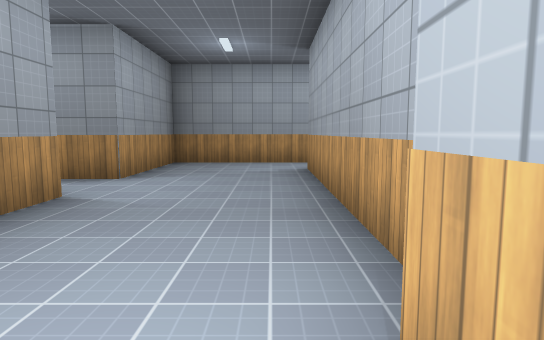
view 1 (above)

16 first-person views from a walk through a level from a Godot 3-D game. The camera is 1.5 m above the floor, tilts 6° down and sees 75° across. The floor is counted in squares, 2 m on a side. Each view is taken from the middle of a square. On the plan, view 1 faces up. The plan holds only what a view shows up to about 11 squares ahead; the rest is blank. The place goes on beyond the plan. Surface patterns are stand-ins for the level's own textures.

view 2
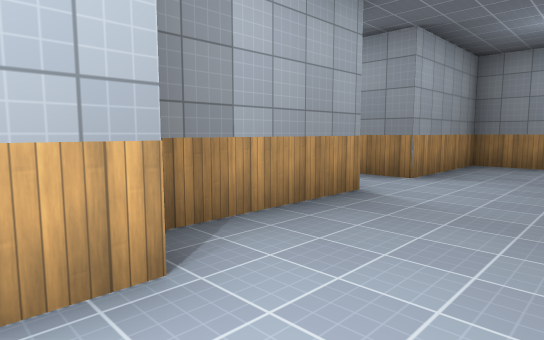

view 3
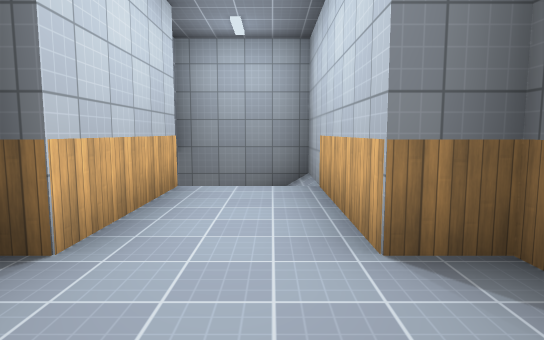

view 4
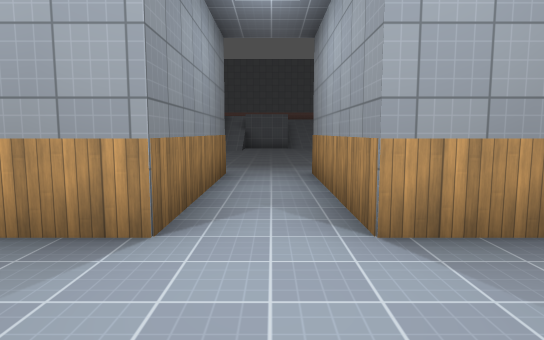

view 5
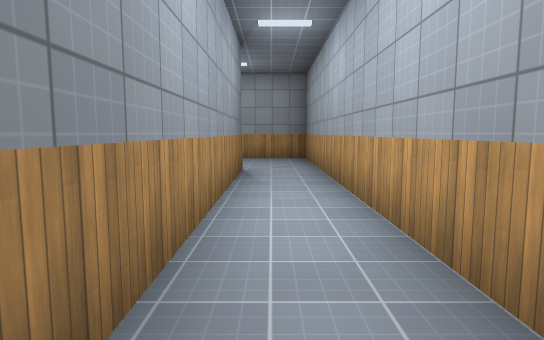

view 6
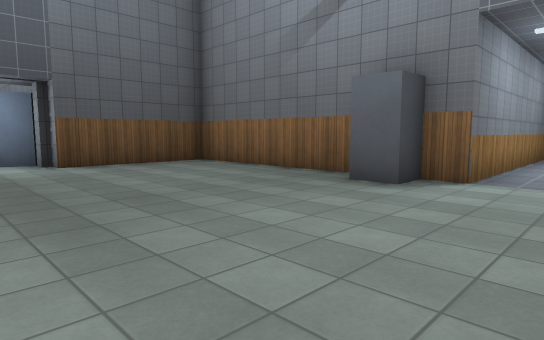

view 7
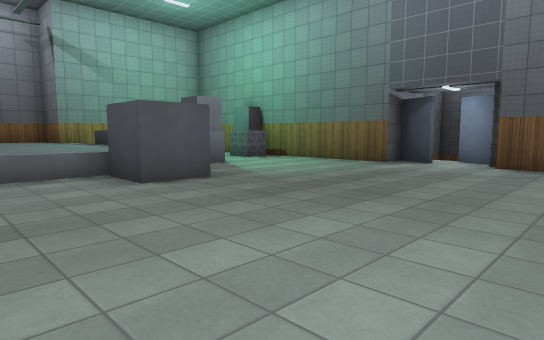

view 8
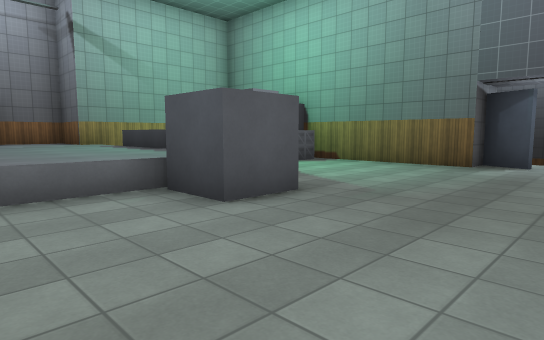

view 9
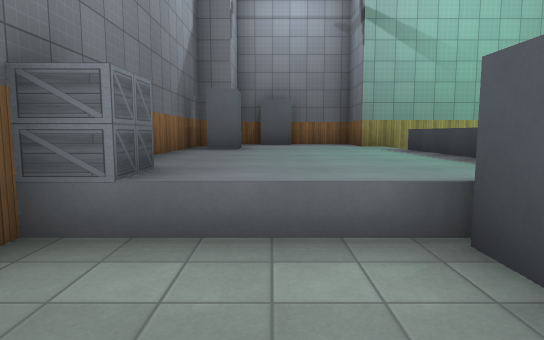

view 10
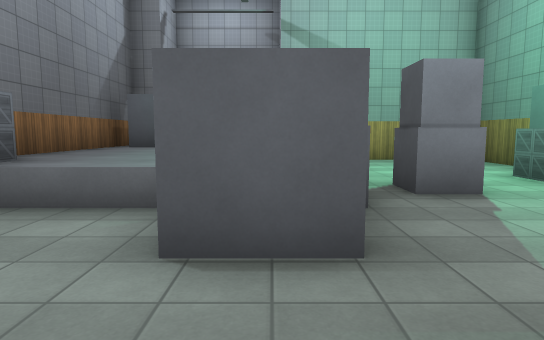

view 11
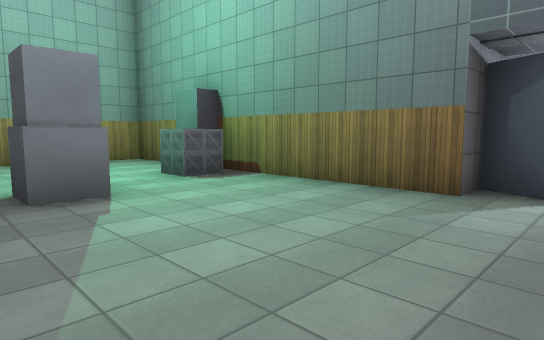

view 12
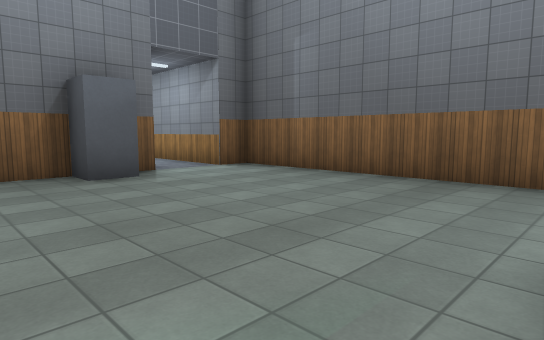

view 13
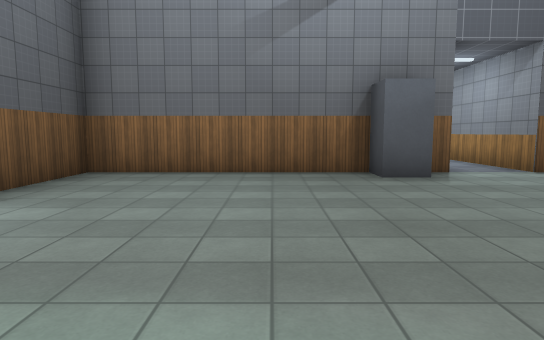

view 14
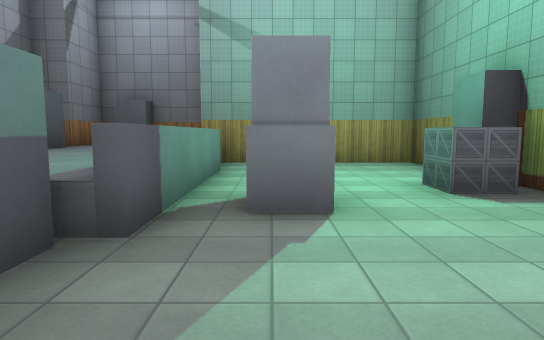

view 15
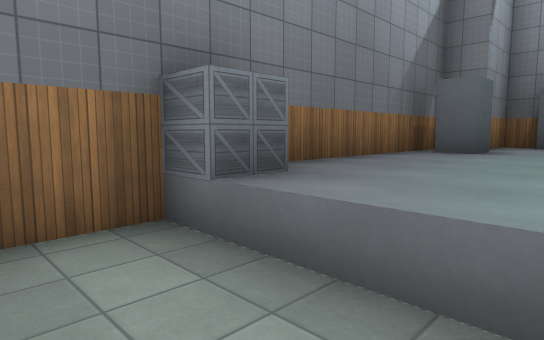

view 16
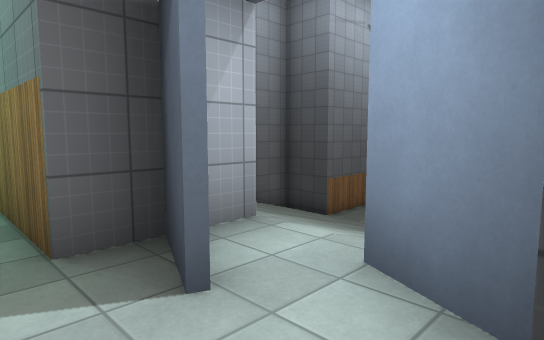

### Floor plan
Key: @ floor where view 1 was taken; # wall or solid block; x gap in a wall; . main floor; - floor 3.25 m lower than the main floor; / step, stairs or slope; = window, fence, low wall or low ledge; ^ raised ledge; B block; A box; O other object.
Columns run from 6 left of view 1 to 24 right of it. Each row starts with its distance up from view 1.
 10              ################
  9    ###########........A^^^B ^##
  8    #..................^^^^^^^ #
  7    #...#######........^^^^^^^^#
  6 ####...#     #B......#^^^^^^^^#
  5 .......#     #........^^^^^.#
  4 ####...#     #.........#....#
  3    #...#     #..............#
  2    #...#     #..............#
  1    ##..#     #..........AB..#
  0     #.@#     #####.##########
 -1     #..#         ##.#
 -2     #=x            //
 -3     #/             ///
 -4     ###             ///
 -5                      ///
 -6        OO            ////#
 -7                       ///#
 -8                       -###

Where each view was taken, in squares from view 1:
view 1: 0 up, 0 right, facing up
view 2: 0 up, 0 right, facing up-left
view 3: 3 up, 1 left, facing down
view 4: 5 up, 0 right, facing left
view 5: 8 up, 8 right, facing left
view 6: 9 up, 13 right, facing down-left
view 7: 9 up, 9 right, facing down-right
view 8: 9 up, 11 right, facing down-right
view 9: 8 up, 13 right, facing right
view 10: 6 up, 12 right, facing right
view 11: 5 up, 12 right, facing down-right
view 12: 4 up, 14 right, facing up-left
view 13: 4 up, 14 right, facing left
view 14: 4 up, 13 right, facing right
view 15: 7 up, 14 right, facing up-right
view 16: 1 up, 11 right, facing down-right
